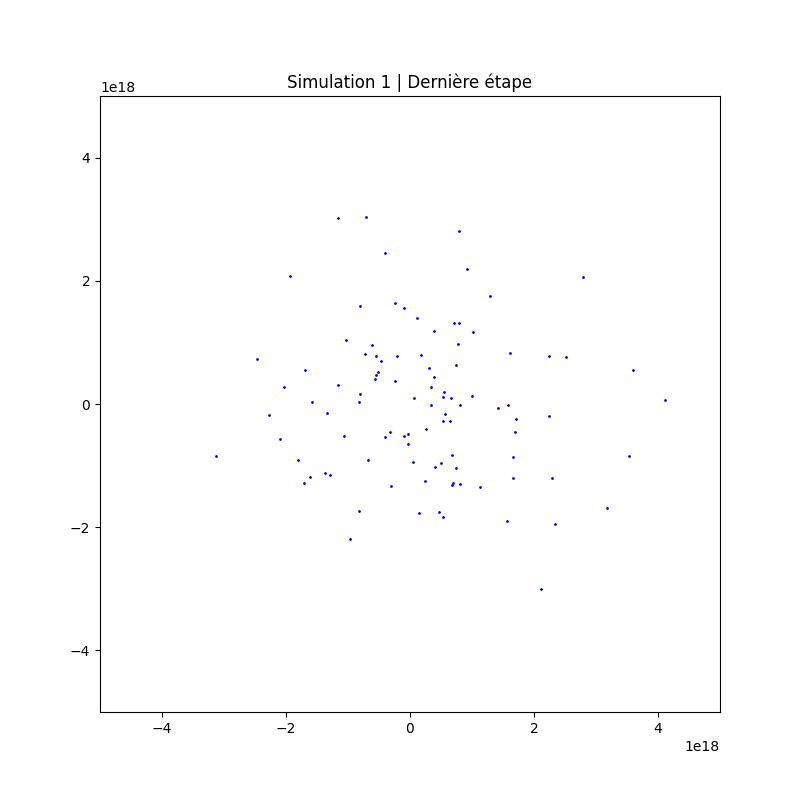
#> input picture 100_Particules_Model_Standard/Simulation_N_1.jpg, 800 x 800 px, found by its file name; its folder holds only this picture in this run
$ python Position_Analyser_Average.py
#> lines starting #> are read from the running program, lines starting #| are printed output that depends on the picture; after the words box and inside, x2 and y2 are one past the last pixel; in counts of white or black regions, pixels touching at a corner belong together
import numpy as np
import matplotlib.pyplot as plt
from PIL import Image
import os

# Chemin vers le dossier contenant les images
image_folder_path = './100_Particules_Model_Standard'  # Remplacez par le chemin correct

# Taille de la grille de densité (heatmap)
grid_size = (1000, 1000)  # Ajustez selon la résolution des images

# Initialiser une grille pour cumuler les positions de particules
density_grid = np.zeros(grid_size)

# Fonction pour obtenir les positions des particules dans une image
def get_particle_positions(image_path):
    image = Image.open(image_path).convert('L')  # Convertir en niveau de gris
    data = np.array(image)
    threshold = data < 128  # Particules sombres
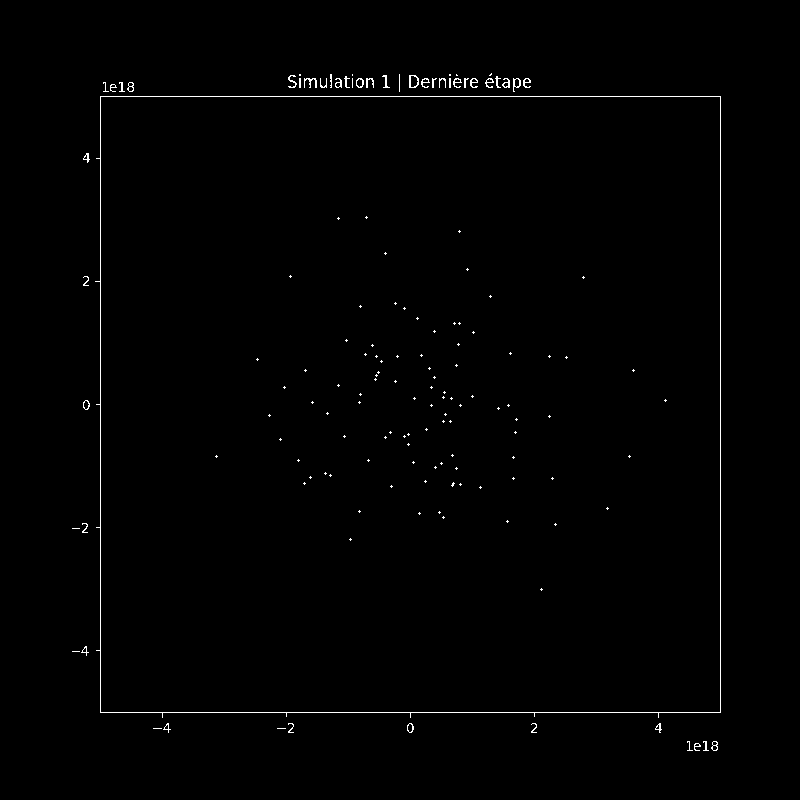
#> threshold: shape (800, 800) bool; 0.69% white in thin lines or dots, all inside (x1, y1, x2, y2) = (72, 73, 721, 751)
    positions = np.argwhere(threshold)  # Obtenir les positions
#> positions = 4392 pairs, first value 73 to 750, second value 72 to 720
    return positions

# Parcourir chaque image et cumuler les positions des particules dans la grille de densité
for image_name in os.listdir(image_folder_path):
    if image_name.endswith('.jpg'):
        image_path = os.path.join(image_folder_path, image_name)
        positions = get_particle_positions(image_path)

        # Mettre à jour la grille de densité
        for pos in positions:
            if 0 <= pos[0] < grid_size[0] and 0 <= pos[1] < grid_size[1]:  # Vérifier les limites
                density_grid[pos[0], pos[1]] += 1
#> this loop made 4392 passes
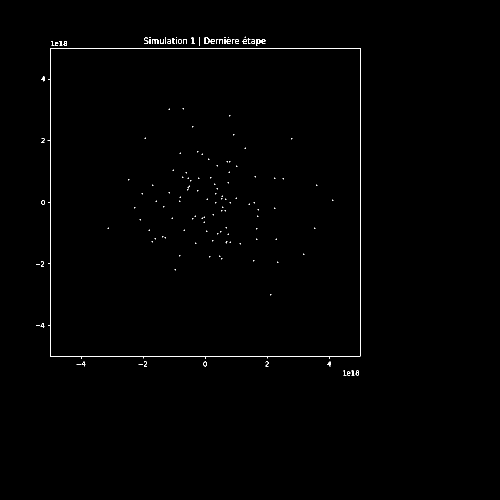
#> density_grid: shape (1000, 1000) float64 (shown at 1/2 size); values 0 (black) and 1 (white), 0.44% white in thin lines or dots, all inside (x1, y1, x2, y2) = (72, 73, 721, 751)

# Visualiser la heatmap des positions
plt.figure(figsize=(10, 10))
plt.imshow(density_grid, cmap='hot', interpolation='nearest')
plt.colorbar(label='Nombre de particules')
plt.title("Carte de densité des positions des particules à travers les simulations")
plt.xlabel("Position X")
plt.ylabel("Position Y")
plt.show()
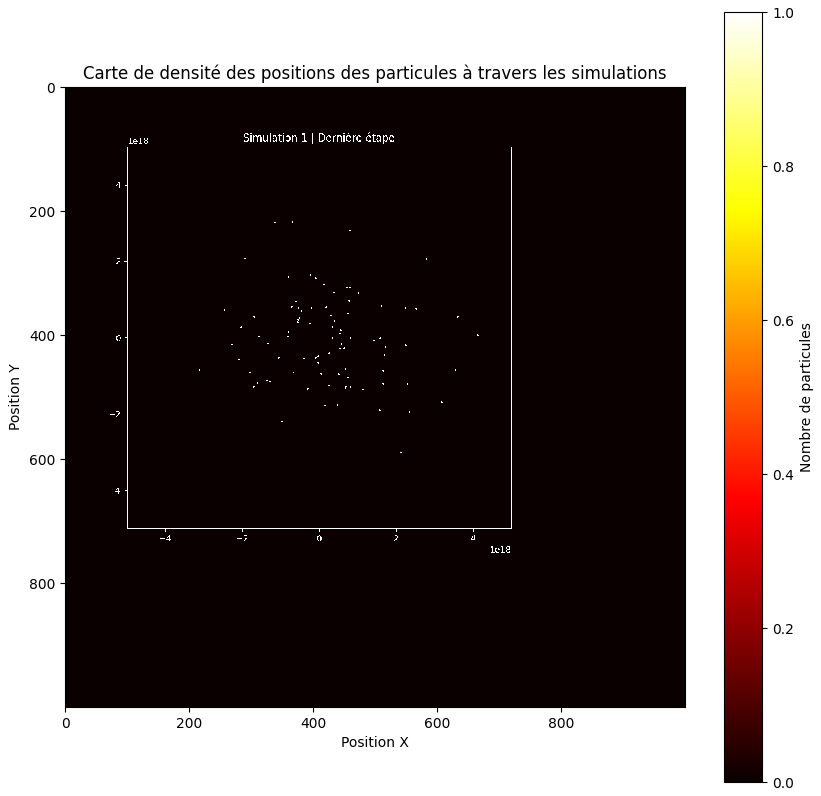
#> figure drawn by matplotlib, 2 panels
